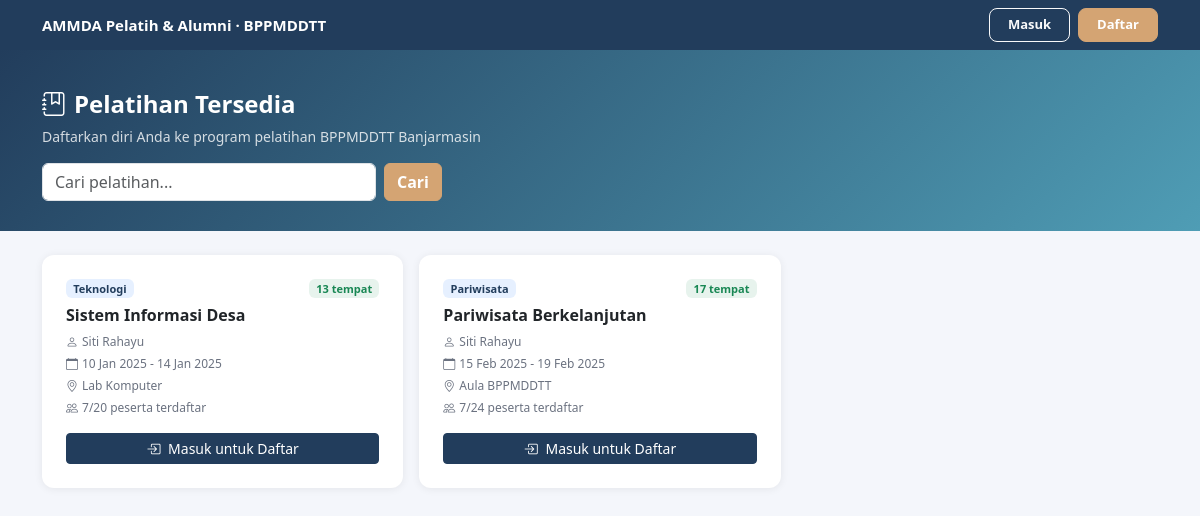
The app's page /login/daftar_pelatihan.php with its own data.
### tables this page shows
CREATE TABLE `pelatihan` (
  `id` int(10) UNSIGNED NOT NULL,
  `nama_pelatihan` varchar(200) NOT NULL,
  `jenis` varchar(100) DEFAULT NULL,
  `deskripsi` text DEFAULT NULL,
  `tanggal_mulai` date NOT NULL,
  `tanggal_selesai` date NOT NULL,
  `kuota` smallint(6) NOT NULL DEFAULT 30,
  `instruktur_id` int(10) UNSIGNED NOT NULL,
  `lokasi` varchar(200) DEFAULT NULL,
  `status` enum('aktif','selesai','dibatalkan') NOT NULL DEFAULT 'aktif',
  `created_at` timestamp NOT NULL DEFAULT current_timestamp(),
  `updated_at` timestamp NOT NULL DEFAULT current_timestamp() ON UPDATE current_timestamp()
);

### login/daftar_pelatihan.php (the view, shortened to what this page needs)
<?php
include 'koneksi.php';
$search = isset($_GET['q']) ? mysqli_real_escape_string($koneksi, $_GET['q']) : '';
$where  = $search ? "AND (p.nama_pelatihan LIKE '%$search%' OR p.jenis LIKE '%$search%')" : '';
$pelatihan = mysqli_query($koneksi, "
    SELECT p.*, ui.name as nama_instruktur,
        (SELECT COUNT(*) FROM peserta_pelatihan WHERE pelatihan_id=p.id AND status_verifikasi!='ditolak') as jml_peserta
    FROM pelatihan p
    JOIN instruktur i ON p.instruktur_id=i.id
    JOIN users ui ON i.user_id=ui.id
    WHERE p.status='aktif' $where
    ORDER BY p.tanggal_mulai ASC
");
$pendaftaran_saya = [];
?>
<!DOCTYPE html>
<html lang="id">
<head>
  <link href="https://cdn.jsdelivr.net/npm/bootstrap@5.3.0/dist/css/bootstrap.min.css" rel="stylesheet">
  <link href="https://cdn.jsdelivr.net/npm/bootstrap-icons@1.11.0/font/bootstrap-icons.css" rel="stylesheet">
</head>
<body>
<nav class="navbar navbar-expand-lg sticky-top">
  <div class="container">
    <a class="navbar-brand" href="../index.php">AMMDA Pelatih &amp; Alumni · BPPMDDTT</a>
    <div class="d-flex gap-2 ms-auto">
      <?php if (isset($_SESSION['logged_in'])): ?>
        <?php
        $dash = ['admin'=>'admin','instruktur'=>'instruktur','alumni'=>'alumni','peserta'=>'peserta'];
        $role = $_SESSION['level'];
        ?>
        <a href="<?= $dash[$role] ?>/index.php" class="btn btn-outline-light nav-btn">Dashboard</a>
        <a href="logout.php" class="btn btn-warning nav-btn">Keluar</a>
      <?php else: ?>
        <a href="login.php" class="btn btn-outline-light nav-btn">Masuk</a>
        <a href="register.php" class="btn btn-warning nav-btn">Daftar</a>
      <?php endif; ?>
    </div>
  </div>
</nav>
<div class="hero">
  <div class="container">
    <h2><i class="bi bi-journal-bookmark me-2"></i>Pelatihan Tersedia</h2>
    <p class="mb-3" style="opacity:.8">Daftarkan diri Anda ke program pelatihan BPPMDDTT Banjarmasin</p>
    <form class="d-flex gap-2" method="GET" style="max-width:400px">
      <input type="search" name="q" class="form-control" placeholder="Cari pelatihan..."
             value="<?= htmlspecialchars($search) ?>">
      <button class="btn btn-warning fw-semibold">Cari</button>
    </form>
  </div>
</div>
<div class="container py-4">
  <div class="row g-3">
    <?php $count = 0; while ($p = mysqli_fetch_assoc($pelatihan)): $count++;
      $sisa   = $p['kuota'] - $p['jml_peserta'];
      $status = $pendaftaran_saya[$p['id']] ?? null;
    ?>
    <div class="col-md-6 col-lg-4">
      <div class="card pel-card">
        <div class="card-body p-4">
          <div class="d-flex justify-content-between align-items-start mb-2">
            <span class="badge bg-primary bg-opacity-10 text-primary" style="font-size:11px"><?= htmlspecialchars($p['jenis'] ?? 'Umum') ?></span>
            <span class="badge <?= $sisa>0?'bg-success':'bg-danger' ?> bg-opacity-10 <?= $sisa>0?'text-success':'text-danger' ?>" style="font-size:11px">
              <?= $sisa > 0 ? "$sisa tempat" : 'Penuh' ?>
            </span>
          </div>
          <h6 class="fw-bold mb-2"><?= htmlspecialchars($p['nama_pelatihan']) ?></h6>
          <div style="font-size:12px;color:#6b7280" class="mb-3">
            <div class="mb-1"><i class="bi bi-person me-1"></i><?= htmlspecialchars($p['nama_instruktur']) ?></div>
            <div class="mb-1"><i class="bi bi-calendar me-1"></i><?= date('d M Y', strtotime($p['tanggal_mulai'])) ?> - <?= date('d M Y', strtotime($p['tanggal_selesai'])) ?></div>
            <?php if ($p['lokasi']): ?>
            <div class="mb-1"><i class="bi bi-geo-alt me-1"></i><?= htmlspecialchars($p['lokasi']) ?></div>
            <?php endif; ?>
            <div><i class="bi bi-people me-1"></i><?= $p['jml_peserta'] ?>/<?= $p['kuota'] ?> peserta terdaftar</div>
          </div>
          <?php if (!isset($_SESSION['logged_in'])): ?>
            <a href="login.php" class="btn btn-sm btn-primary w-100">
              <i class="bi bi-box-arrow-in-right me-1"></i> Masuk untuk Daftar
            </a>
          <?php elseif ($_SESSION['level'] !== 'peserta'): ?>
            <button class="btn btn-sm btn-secondary w-100" disabled>Hanya untuk Peserta</button>
          <?php elseif ($status === 'menunggu'): ?>
            <button class="btn btn-sm btn-warning w-100" disabled>
              <i class="bi bi-hourglass-split me-1"></i> Menunggu Verifikasi
            </button>
          <?php elseif ($status === 'diterima'): ?>
            <button class="btn btn-sm btn-success w-100" disabled>
              <i class="bi bi-check-circle me-1"></i> Sudah Diterima
            </button>
          <?php elseif ($status === 'ditolak'): ?>
            <button class="btn btn-sm btn-danger w-100" disabled>
              <i class="bi bi-x-circle me-1"></i> Ditolak
            </button>
          <?php else: ?>
            <button class="btn btn-sm btn-secondary w-100" disabled>Kuota Penuh</button>
          <?php endif; ?>
        </div>
      </div>
    </div>
    <?php endwhile; ?>
  </div>
</div>
</body>
</html>

### login/daftar_pelatihan.php (style rules this page uses)
:root { --primary: #223D5C; --primary-dark: #1A2D48; --gold: #D4A473; --teal: #4F9DB5; }
body { background: #f4f6fb; font-size: 14px; }
.navbar { background: var(--primary); }
.navbar-brand { color: #fff !important; font-weight: 700; font-size: 15px; }
.nav-btn { font-size: 13px; border-radius: 8px; padding: 6px 18px; font-weight: 600; }
.btn-primary { background-color: var(--primary); border-color: var(--primary); }
.btn-warning { background-color: var(--gold) !important; border-color: var(--gold) !important; color: #fff !important; }
.pel-card { border: none; border-radius: 12px; box-shadow: 0 1px 8px rgba(0,0,0,.07); height: 100%; transition: transform .15s, box-shadow .15s; }
.hero { background: linear-gradient(135deg, var(--primary) 0%, var(--teal) 100%); color: #fff; padding: 40px 0 30px; }
.hero h2 { font-size: 24px; font-weight: 700; }
.text-primary { color: var(--primary) !important; }

### records on screen
pelatihan: jenis "Teknologi", sisa "13", nama_pelatihan "Sistem Informasi Desa", nama_instruktur "Siti Rahayu", tanggal_mulai "10 Jan 2025", tanggal_selesai "14 Jan 2025", lokasi "Lab Komputer", jml_peserta "7", kuota "20"
pelatihan: jenis "Pariwisata", sisa "17", nama_pelatihan "Pariwisata Berkelanjutan", nama_instruktur "Siti Rahayu", tanggal_mulai "15 Feb 2025", tanggal_selesai "19 Feb 2025", lokasi "Aula BPPMDDTT", jml_peserta "7", kuota "24"
